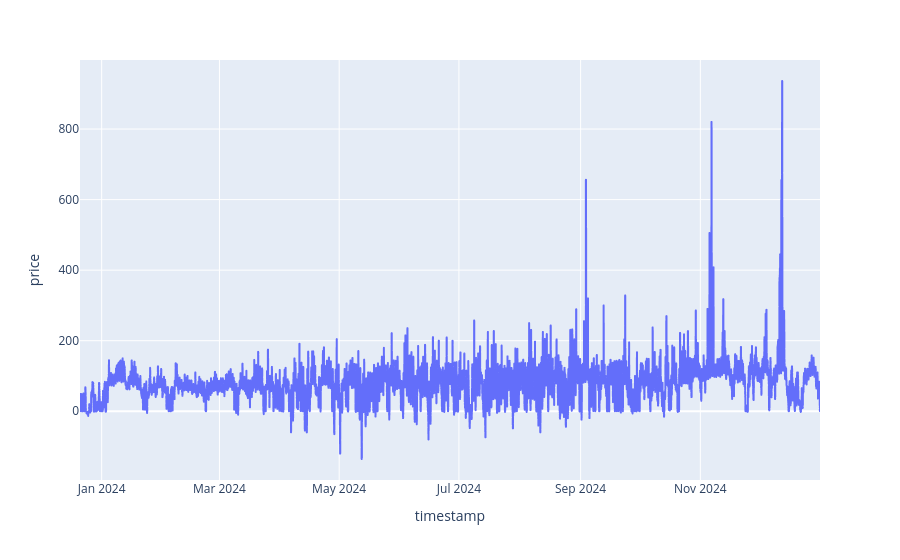

The cell this chart's notebook holds for it:
### Code cell
px.line(smard, "timestamp", "price")

### Figure 1 — Plotly figure (JSON) as saved in the notebook; plotly's stock layout.template omitted (floating-point values rounded to 4 significant figures; data arrays with more than 128 entries replaced by an {"elided": "..."} marker saying what was removed)
{"data": [{"hovertemplate": "timestamp=%{x}<br>price=%{y}<extra></extra>", "legendgroup": "", "line": {"color": "#636efa", "dash": "solid"}, "marker": {"symbol": "circle"}, "mode": "lines", "name": "", "showlegend": false, "type": "scattergl", "x": {"elided": "36193 str values"}, "xaxis": "x", "y": {"elided": "36193 float values"}, "yaxis": "y"}], "layout": {"legend": {"tracegroupgap": 0}, "margin": {"t": 60}, "xaxis": {"anchor": "y", "domain": [0, 1], "title": {"text": "timestamp"}}, "yaxis": {"anchor": "x", "domain": [0, 1], "title": {"text": "price"}}}}
